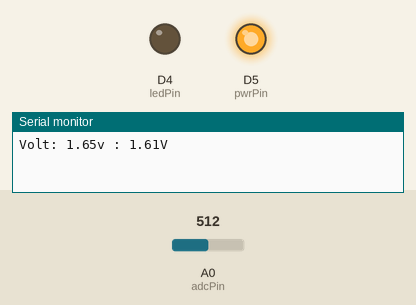
Bench run of a sketch on a simulated ESP8266 (Wemos D1 mini). On the bench: output pins drawn as LEDs (lit = HIGH), the last lines printed to the serial monitor. Inputs (shaded band) come from the test bench; at power-on: A0 (adcPin) = 512.

Above: at 0.5 s.
At 48.0 s:
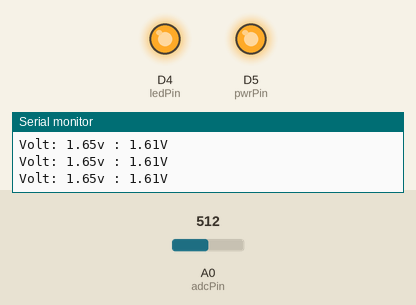
Timing chart, 0 to 61.1 s (numbered marks = the images above):
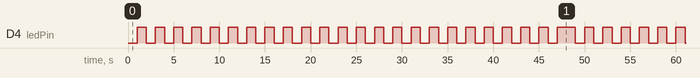

Measured:
- by itself, D4 (ledPin): moves between LOW and HIGH, repeating every 47.0 s
- by itself, everything shown: repeats every 49.0 s, in 48 steps

The sketch:

3-4readVoltage.ino
```cpp
/*
  Ex3. 3-4readVoltage.ino
  D1 mini Read voltage through analog port
  Vout = R2/(R1+R2)*Vin = 100/(220+100)*3.2 = 1V
  -[180K]----A0 (VCC3.2V) [Vcc5.0V]
  |
 220K
  |--- ADC(0~1V)
 100K
  |
 GND
*/

//bright the LED is (0 = full, 512 = dim, 1023 = off)
float Vref = 3.3;
float RatioFactor = 1.0-((3.3-3.227)/3.227);//3.227);//real/meas

int adcPin = A0;    // potentiometer
int ledPin = D4;      // LED
int pwrPin = D5;  // ad power supply
int POT = 0;  // store the sensor value
float VOLT = 0;
bool X = HIGH;

void setup() {
  pinMode(ledPin, OUTPUT);
  pinMode(pwrPin, OUTPUT);
  pinMode(adcPin, INPUT);
  digitalWrite(pwrPin, HIGH);
  Serial.begin(115200);
}

void loop() {
  if(millis()%1000==0){
    POT = analogRead(adcPin); //0-999
//    Serial.println("POT: " + String(POT) + ": ");

    VOLT = POT * (Vref / 1023.0);
    Serial.print("Volt: " + String(VOLT) + "v");
    float rVOLT = VOLT*RatioFactor;
    Serial.println(" : " + String(rVOLT) + "V");
    X = !X;
  }
  digitalWrite(ledPin, X);
  delay(1);
}
```
